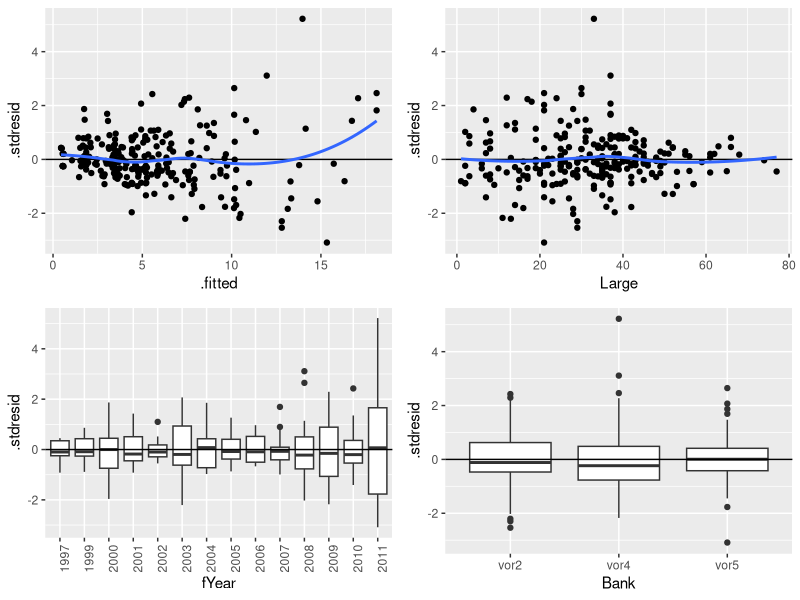
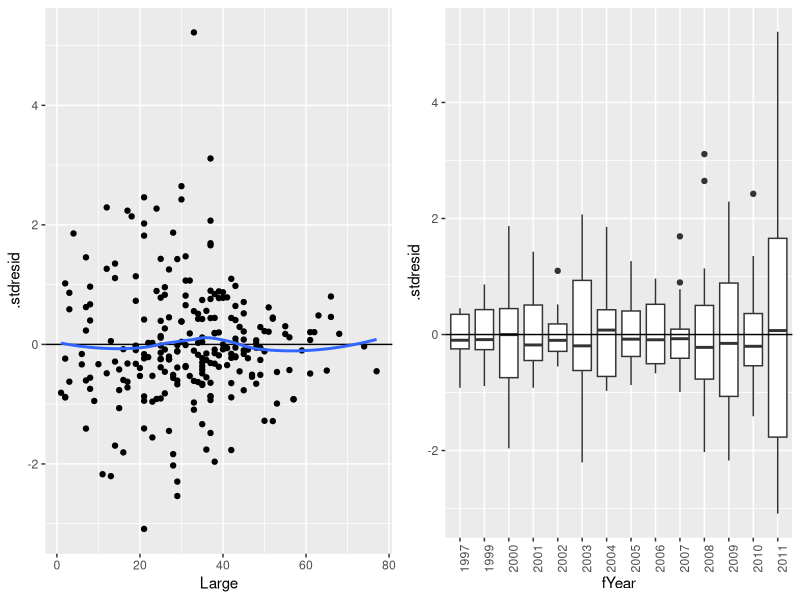
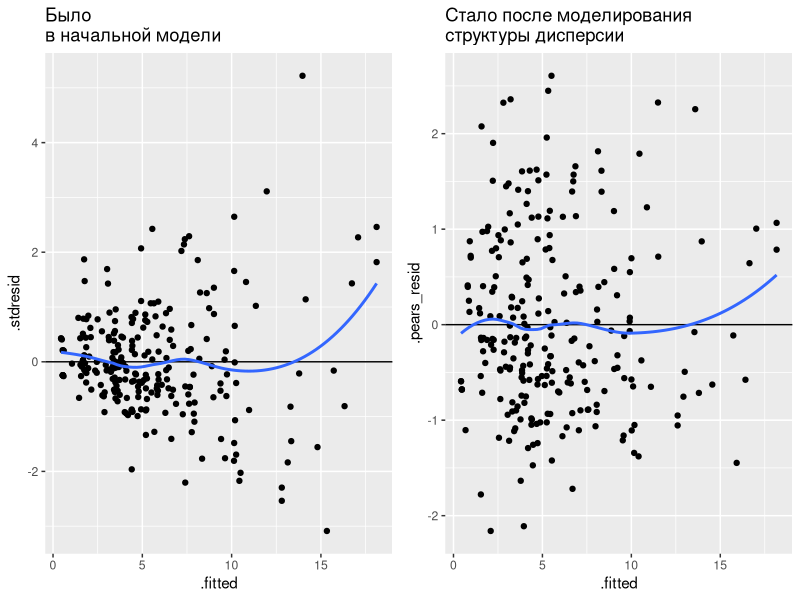
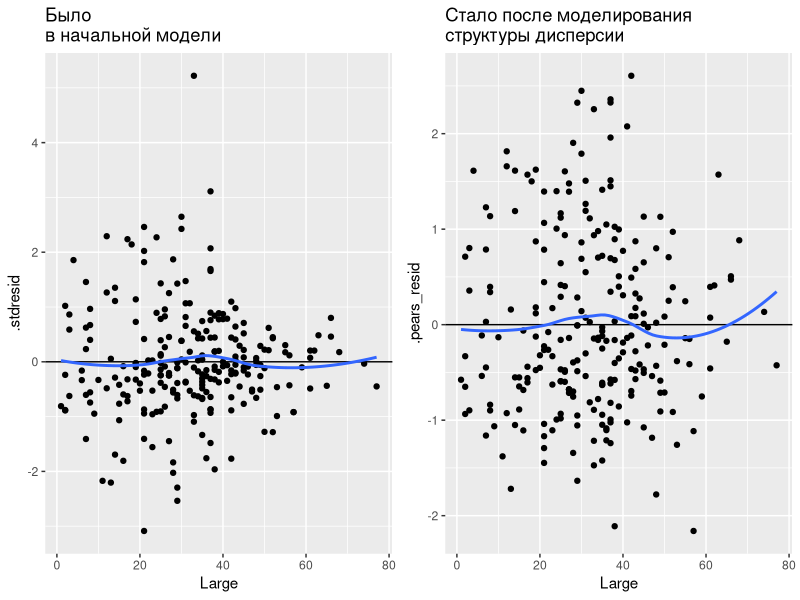
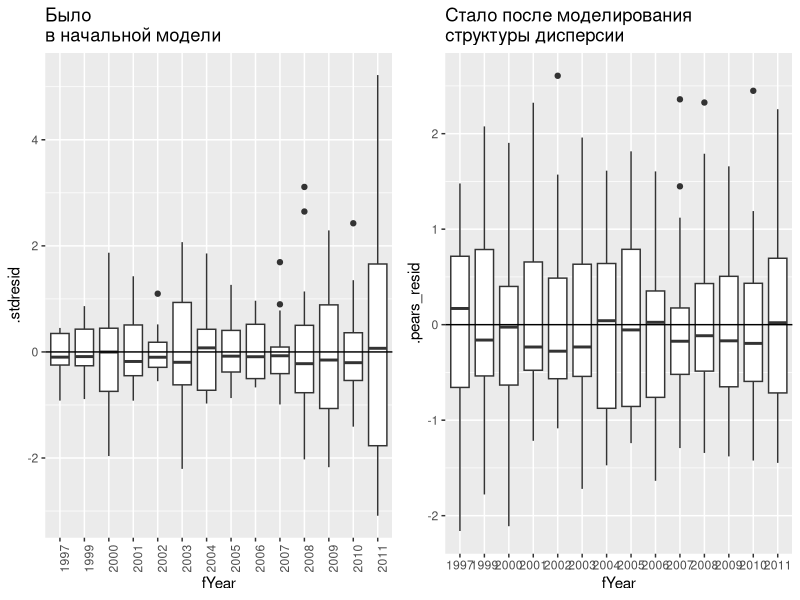
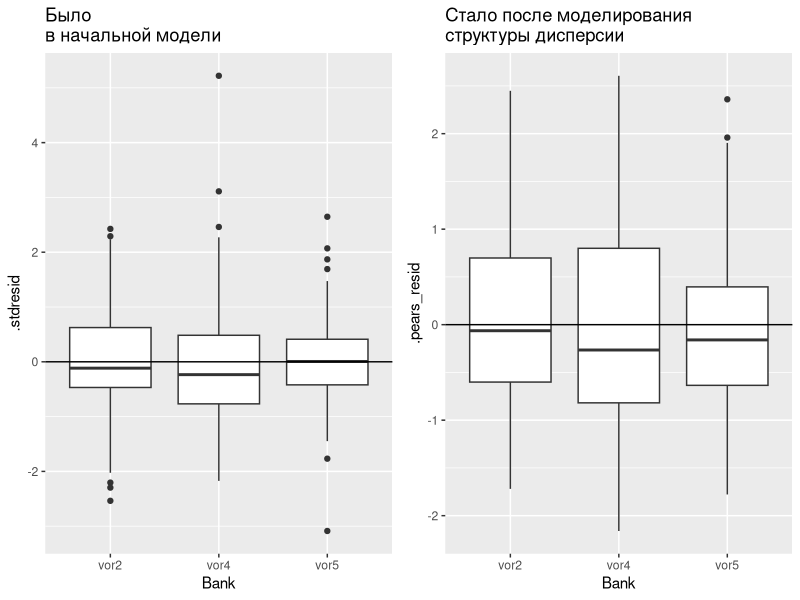
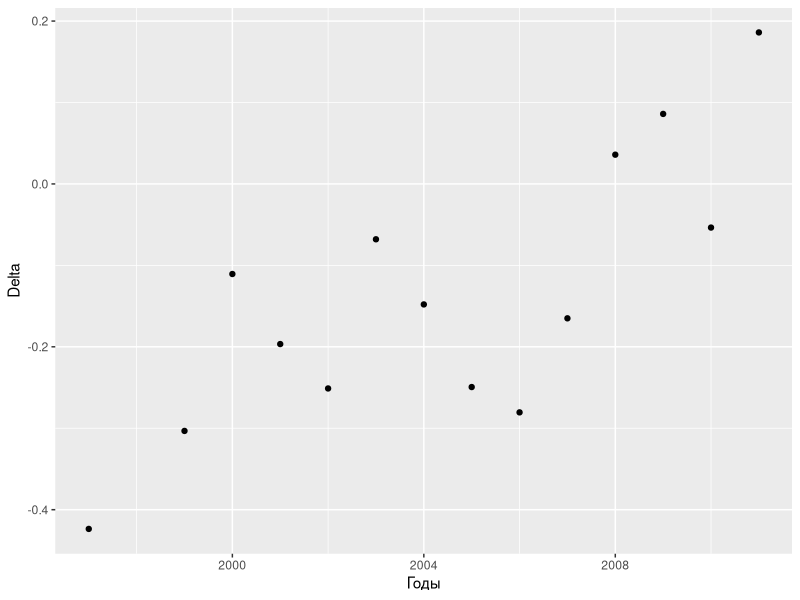
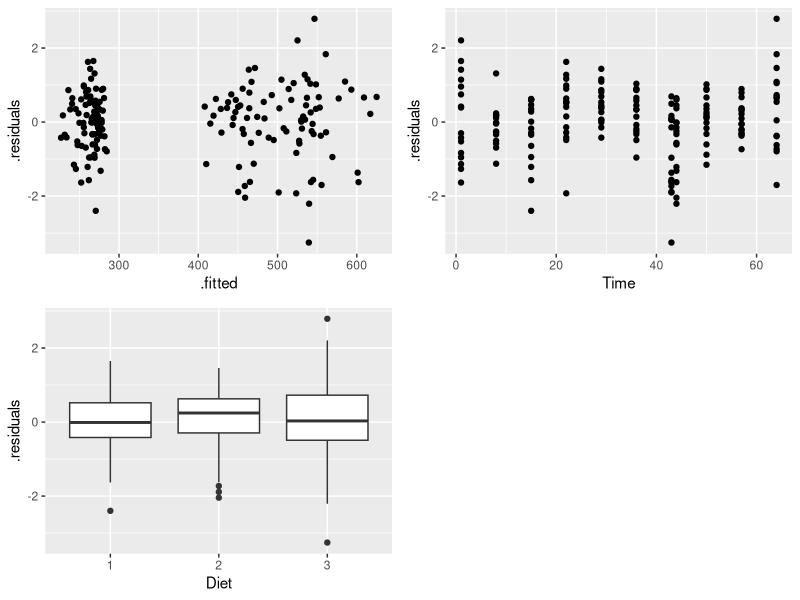

The R source for these figures, in order:
## ---- chunk 1
#-- RUN THE FRAGMENT BETWEEN LINES BEFORE COMPILING MARKDOWN
# to configure markdown parsing
options(markdown.extensions = c("no_intra_emphasis", "tables", "fenced_code", "autolink", "strikethrough", "lax_spacing", "space_headers", "latex_math"))
#------
# output options
options(width = 70, scipen = 6, digits = 3)

# to render cyrillics in plots use cairo pdf
options(device = function(file, width = 7, height = 7, ...) {
  cairo_pdf(tempfile(), width = width, height = height, ...)
  })
library(knitr)
# chunk default options
opts_chunk$set(fig.align='center', tidy = TRUE, fig.width = 7, fig.height = 3, message=FALSE, warning=FALSE)
## ---- chunk 2
myt <- read.table("myt.csv", sep=";", header =T)
head(myt, 12)
## ---- chunk 3

myt$Sq_Recruits <- sqrt(myt$Recruits) 

myt$fYear <- factor(myt$Year)

## ---- chunk 4
mod_formula <- formula(Sq_Recruits ~ Large +  fYear + Bank  +  Large:fYear + Large:Bank )

M1_lm <- lm(mod_formula , data = myt)

anova(M1_lm)
## ---- chunk 5
library(ggplot2)
library(gridExtra)

diag_M1_lm <- fortify(M1_lm)

Res_plot1 <- ggplot(diag_M1_lm, aes(x=.fitted, y = .stdresid)) + geom_point() + geom_hline(yintercept = 0) + geom_smooth(se = F)

Res_plot2 <- ggplot(diag_M1_lm, aes(x=Large, y = .stdresid)) + geom_point() + geom_hline(yintercept = 0)+ geom_smooth(se = F)

Res_plot3 <- ggplot(diag_M1_lm, aes(x=fYear, y = .stdresid)) + geom_boxplot() + geom_hline(yintercept = 0) + theme(axis.text.x = element_text(angle = 90))

Res_plot4 <- ggplot(diag_M1_lm, aes(x=Bank, y = .stdresid)) + geom_boxplot() + geom_hline(yintercept = 0)


## ---- chunk 6
grid.arrange(Res_plot1, Res_plot2, Res_plot3, Res_plot4, ncol = 2)
## ---- chunk 7
grid.arrange(Res_plot2, Res_plot3, ncol = 2)
## ---- chunk 8
library(nlme)
M1_gls <- gls(mod_formula, data = myt )
## ---- chunk 9
anova(M1_gls)

## ---- chunk 10
M2_gls <- gls(mod_formula, data = myt, weights = varFixed( ~ Large))
## ---- chunk 11
AIC(M1_gls, M2_gls)
## ---- chunk 12
M3_gls <- gls(mod_formula, data = myt, weights = varIdent(form = ~1|fYear))
## ---- chunk 13
anova(M1_gls, M3_gls)
## ---- chunk 14
M3_gls2 <- gls(mod_formula, data = myt, 
               weights = varIdent(form = ~1|Bank))

anova(M1_gls, M3_gls2)
## ---- chunk 15
M4_gls <- gls(mod_formula, data = myt, weights = varPower(form = ~ Large))

## ---- chunk 16
M4_gls$modelStruct

## ---- chunk 17
M5_gls <- gls(mod_formula, data = myt, weights = varPower(form = ~ Large|fYear))
M6_gls <- gls(mod_formula, data = myt, weights = varPower(form = ~ Large|Bank))

## ---- chunk 18
M5_gls$modelStruct
M6_gls$modelStruct

## ---- chunk 19
M7_gls <- gls(mod_formula, data = myt, weights = varExp(form = ~ Large))
M8_gls <- gls(mod_formula, data = myt, weights = varExp(form = ~ Large|fYear))
M9_gls <- gls(mod_formula, data = myt, weights = varExp(form = ~ Large|Bank))

## ---- chunk 20
M7_gls$modelStruct
M8_gls$modelStruct
M9_gls$modelStruct

## ---- chunk 21
M10_gls <- gls(mod_formula, data = myt, 
               weights = varConstPower(form = ~ Large))
#M11_gls <-gls(mod_formula, data = myt, 
#               weights = varConstPower(form = ~ Large|fYear)) 
M12_gls <- gls(mod_formula, data = myt, 
               weights = varConstPower(form = ~ Large|Bank))
## ---- chunk 22
M10_gls$modelStruct

M12_gls$modelStruct

## ---- chunk 23
M13_gls <- gls(mod_formula, data = myt, 
               weights = varComb(varIdent(form = ~ fYear), 
                                 varPower(form = ~ Large)))
M14_gls <- gls(mod_formula, data = myt, 
               weights = varComb(varIdent(form = ~ Bank), 
                                 varPower(form = ~ Large)))
M15_gls <- gls(mod_formula, data = myt, 
               weights = varComb(varIdent(form = ~ fYear), 
                                 varExp(form = ~ Large)))
M16_gls <- gls(mod_formula, data = myt, 
               weights = varComb(varIdent(form = ~ Bank), 
                                 varExp(form = ~ Large)))


## ---- chunk 24
AICs <- AIC(M1_gls, M2_gls, M3_gls, 
            M4_gls, M5_gls, M6_gls, 
            M7_gls, M8_gls, M9_gls, 
            M10_gls, M12_gls,M13_gls, 
            M14_gls, M15_gls, M16_gls)
## ---- chunk 25
AICs[AICs$AIC == min(AICs$AIC),]
## ---- chunk 26
M5_gls$call
## ---- chunk 27
diag_gls <- data.frame(.pears_resid = residuals(M5_gls, type = "pearson"), .fitted = fitted(M5_gls), Large = myt$Large, fYear = myt$fYear, Bank = myt$Bank)


Diag_gls_plot1 <- ggplot(diag_gls, aes(x=.fitted, y = .pears_resid)) + geom_point() + geom_hline(yintercept = 0) + geom_smooth(se = F)

Diag_gls_plot2 <- ggplot(diag_gls, aes(x=Large, y = .pears_resid)) + geom_point() + geom_hline(yintercept = 0)+ geom_smooth(se = F)

Diag_gls_plot3 <- ggplot(diag_gls, aes(x=fYear, y = .pears_resid)) + geom_boxplot() + geom_hline(yintercept = 0)

Diag_gls_plot4 <- ggplot(diag_gls, aes(x=Bank, y = .pears_resid)) + geom_boxplot() + geom_hline(yintercept = 0)

Res_plot1 <- Res_plot1 + ggtitle("Было \nв начальной модели")
Diag_gls_plot1 <- Diag_gls_plot1 + ggtitle("Стало после моделирования \nструктуры дисперсии")

grid.arrange(Res_plot1, Diag_gls_plot1, ncol = 2)
## ---- chunk 28

Res_plot2 <- Res_plot2 + ggtitle("Было \nв начальной модели")
Diag_gls_plot2 <- Diag_gls_plot2 + ggtitle("Стало после моделирования \nструктуры дисперсии")
grid.arrange(Res_plot2, Diag_gls_plot2, ncol = 2)

## ---- chunk 29
Res_plot3 <- Res_plot3 + ggtitle("Было \nв начальной модели")
Diag_gls_plot3 <- Diag_gls_plot3 + ggtitle("Стало после моделирования \nструктуры дисперсии")


grid.arrange(Res_plot3, Diag_gls_plot3, ncol = 2)

## ---- chunk 30
Res_plot4 <- Res_plot4 + ggtitle("Было \nв начальной модели")
Diag_gls_plot4 <- Diag_gls_plot4 + ggtitle("Стало после моделирования \nструктуры дисперсии")


grid.arrange(Res_plot4, Diag_gls_plot4, ncol = 2)

## ---- chunk 31
M5_gls_ML <- update(M5_gls, method = "ML")
drop1(M5_gls_ML, test = "Chi")
## ---- chunk 32
qplot(x=c(1997, 1999:2011), y=as.vector(unlist(M5_gls$modelStruct))) + xlab("Годы") + ylab("Delta")
## ---- chunk 33
data("BodyWeight")

bw <- as.data.frame(BodyWeight)

head(bw, 14)
## ---- chunk 34
M1 <- gls(weight ~ Time*Diet, data = bw) 
## ---- chunk 35
anova(M1)
## ---- chunk 36
M2 <- lme(weight ~ Time*Diet, data = bw, random = ~1|Rat)
M3 <- lme(weight ~ Time*Diet, data = bw, random = ~1 + Time|Rat)
## ---- chunk 37
AIC(M1, M2, M3)
## ---- chunk 38
anova(M3)
## ---- chunk 39
diagnostic <- data.frame(.fitted = fitted(M3), .residuals = residuals(M3, type = "pearson"), Diet = bw$Diet, Time = bw$Time)
Pl1 <- ggplot(diagnostic, aes(x=.fitted, y=.residuals) ) + geom_point()
Pl2 <- ggplot(diagnostic, aes(x=Time, y=.residuals) ) + geom_point()
Pl3 <- ggplot(diagnostic, aes(x=Diet, y=.residuals) ) + geom_boxplot()
grid.arrange(Pl1, Pl2, Pl3, ncol=2)
## ---- chunk 40
M3_1 <- update(M3, weights = varIdent(form = ~ 1|Diet))

M3_2 <- update(M3, weights = varPower(form = ~Time))

M3_3 <- update(M3, weights = varPower(form = ~Time|Diet))

M3_4 <- update(M3, weights = varExp(form = ~Time))

M3_5 <- update(M3, weights = varExp(form = ~Time|Diet))

M3_6 <- update(M3, weights = varComb(varExp(form = ~Time), varIdent(form = ~1|Diet)))

## ---- chunk 41
AIC(M3, M3_1, M3_2, M3_3, M3_4, M3_5, M3_6)

## ---- chunk 42
anova(M3_5)
## ---- chunk 43

MyData <- expand.grid(Time = 1:64, Diet = factor(1:3))


MyData$Predicted <- predict(M3_5, newdata = MyData, level = 0)

ggplot(MyData, aes(x = Time, y = Predicted,  color = Diet)) +   geom_line( size = 1.5) + geom_point(data = bw, aes(x= Time, y = weight), position = position_jitter())


